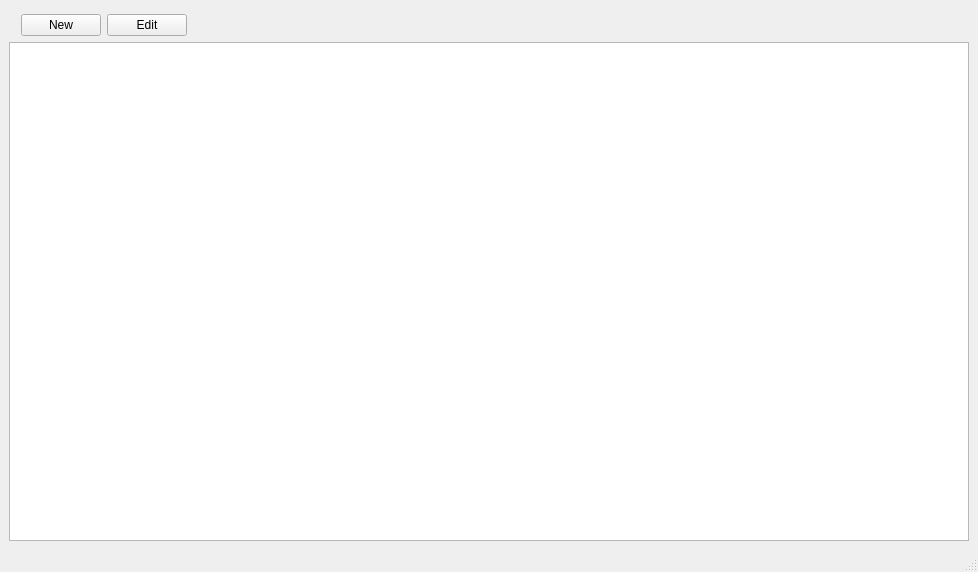
<?xml version="1.0" encoding="UTF-8"?>
<ui version="4.0">
 <class>MainWindow</class>
 <widget class="QMainWindow" name="MainWindow">
  <property name="geometry">
   <rect>
    <x>0</x>
    <y>0</y>
    <width>978</width>
    <height>572</height>
   </rect>
  </property>
  <property name="windowTitle">
   <string>Coffee</string>
  </property>
  <widget class="QWidget" name="centralwidget">
   <layout class="QVBoxLayout" name="verticalLayout">
    <item>
     <layout class="QHBoxLayout" name="horizontalLayout">
      <property name="leftMargin">
       <number>12</number>
      </property>
      <property name="topMargin">
       <number>5</number>
      </property>
      <item>
       <widget class="QPushButton" name="add_row_btn">
        <property name="text">
         <string>New</string>
        </property>
       </widget>
      </item>
      <item>
       <widget class="QPushButton" name="edit_row_btn">
        <property name="text">
         <string>Edit</string>
        </property>
       </widget>
      </item>
      <item>
       <spacer name="horizontalSpacer">
        <property name="orientation">
         <enum>Qt::Horizontal</enum>
        </property>
        <property name="sizeHint" stdset="0">
         <size>
          <width>40</width>
          <height>20</height>
         </size>
        </property>
       </spacer>
      </item>
     </layout>
    </item>
    <item>
     <widget class="QTableWidget" name="coffee_table"/>
    </item>
   </layout>
  </widget>
  <widget class="QStatusBar" name="statusBar"/>
 </widget>
 <resources/>
 <connections/>
</ui>
